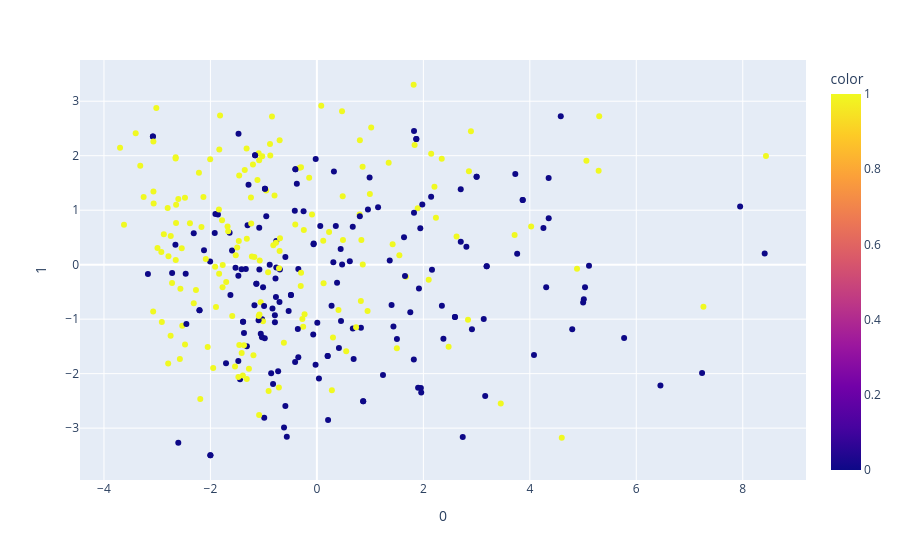

This figure's notebook cell:
### Code cell
import plotly.express as px
fig = px.scatter(principalComponents, x=0, y=1, color=y_train)
fig.show()
X_train = principalComponents
X_test = pca.transform(X_test)

### Figure 1 — Plotly figure (JSON) as saved in the notebook; plotly's stock layout.template omitted (floating-point values rounded to 4 significant figures; data arrays with more than 128 entries replaced by an {"elided": "..."} marker saying what was removed)
{"data": [{"hovertemplate": "0=%{x}<br>1=%{y}<br>color=%{marker.color}<extra></extra>", "legendgroup": "", "marker": {"color": {"elided": "331 int values"}, "coloraxis": "coloraxis", "symbol": "circle"}, "mode": "markers", "name": "", "orientation": "v", "showlegend": false, "type": "scatter", "x": {"elided": "331 float values"}, "xaxis": "x", "y": {"elided": "331 float values"}, "yaxis": "y"}], "layout": {"coloraxis": {"colorbar": {"title": {"text": "color"}}, "colorscale": [[0, "#0d0887"], [0.1111, "#46039f"], [0.2222, "#7201a8"], [0.3333, "#9c179e"], [0.4444, "#bd3786"], [0.5556, "#d8576b"], [0.6667, "#ed7953"], [0.7778, "#fb9f3a"], [0.8889, "#fdca26"], [1, "#f0f921"]]}, "legend": {"tracegroupgap": 0}, "margin": {"t": 60}, "xaxis": {"anchor": "y", "domain": [0, 1], "title": {"text": "0"}}, "yaxis": {"anchor": "x", "domain": [0, 1], "title": {"text": "1"}}}}
